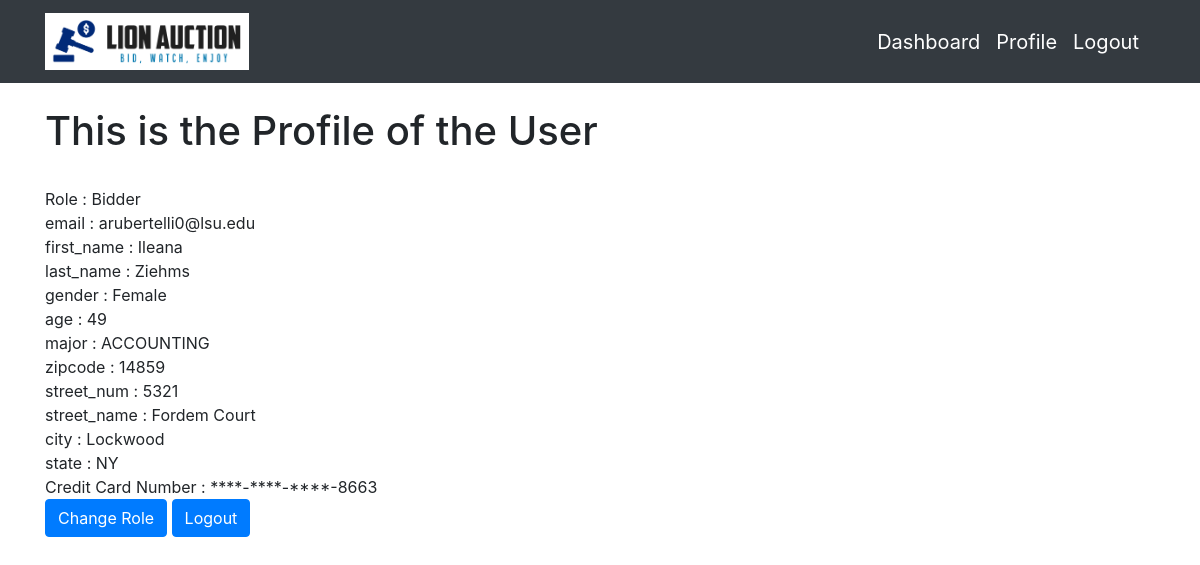
Page /profile (signed in) on the committed database.
### tables this page shows
CREATE TABLE Bidders (email TEXT,first_name TEXT,last_name TEXT, gender TEXT,age INTEGER, home_address_id TEXT, major TEXT, PRIMARY KEY(email));

CREATE TABLE Address (address_id TEXT,zipcode TEXT, street_num INTEGER, street_name TEXT, PRIMARY KEY(address_id), FOREIGN KEY (zipcode) REFERENCES Zipcode_Info);

CREATE TABLE Zipcode_Info (zipcode TEXT, city TEXT, state TEXT, PRIMARY KEY(zipcode));

### app.py (the view, shortened to what this page needs)
@app.route('/profile', methods = ['GET', 'POST'])
def profile():
    if 'email' not in session: #not logged in
        return redirect(url_for('login'))
    conn = sql.connect('database.db')
    cursor = conn.cursor()
    data = {'Role': session['role']}
    if session['role'] == "Bidder":
        cursor.execute("SELECT * FROM Bidders LIMIT 0")
        headers = [x[0] for x in cursor.description]
        cursor.execute("SELECT * FROM Bidders WHERE email=?", (session['email'],))
        details = cursor.fetchone()
        for i in range(len(headers)):
            data[headers[i]] = details[i]
        data = load_details_from_id('Address', 'home_address_id', 'address_id', data)
        data = load_details_from_id('Zipcode_Info', 'zipcode', 'zipcode', data)
        cursor.execute("SELECT credit_card_num FROM Credit_Cards WHERE Owner_email=?", (session['email'],))
        cc_num = "****-****-****-" + cursor.fetchone()[0][-4:]
        data['Credit Card Number'] = cc_num
        data.pop('home_address_id')
    return render_template('profile.html', data = data)

### app.py (called while the page is built)
def load_details_from_id(table_name, id_name, id_in_table, data):
    conn = sql.connect('database.db')
    cursor = conn.cursor()
    id = data[id_name]
    cursor.execute("SELECT * FROM " + table_name + " LIMIT 0")
    headers = [x[0] for x in cursor.description]
    cursor.execute("SELECT * FROM " + table_name + " WHERE " + id_in_table +"=?", (id,))
    details = cursor.fetchone()
    print(details, headers)
    for i in range(len(headers)):
        if headers[i] == id_in_table:
            continue
        data[headers[i]] = details[i]
    return data

### templates/profile.html (shortened to what this page needs)
{% extends "base.html" %}
{% block content %}
<h1>This is the Profile of the User</h1><br>
{% for k, v in data.items() %}
    {{k}} : {{v}} <br>
{% endfor %}
<form method="POST">
    <button type="submit" class="btn btn-primary"> Change Role </button>
    <a href="/logout" class="btn btn-primary">Logout</a>
</form>
{% endblock %}

### static/css/style.css (style rules this page uses)
body { align-items: center; }

### rows in the picture
Bidders: k "email", email "arubertelli0@lsu.edu", k "first_name", first_name "Ileana", k "last_name", last_name "Ziehms", k "gender", gender "Female", k "major", major "ACCOUNTING"
Address: k "zipcode", zipcode "14859", k "street_num", street_num "5321", k "street_name", street_name "Fordem Court"
Zipcode_Info: k "city", city "Lockwood", k "state", state "NY"

### other values in the picture
{{ k }} "Role" "age" "Credit Card Number"
{{ v }} "Bidder" "49" "****-****-****-8663"
